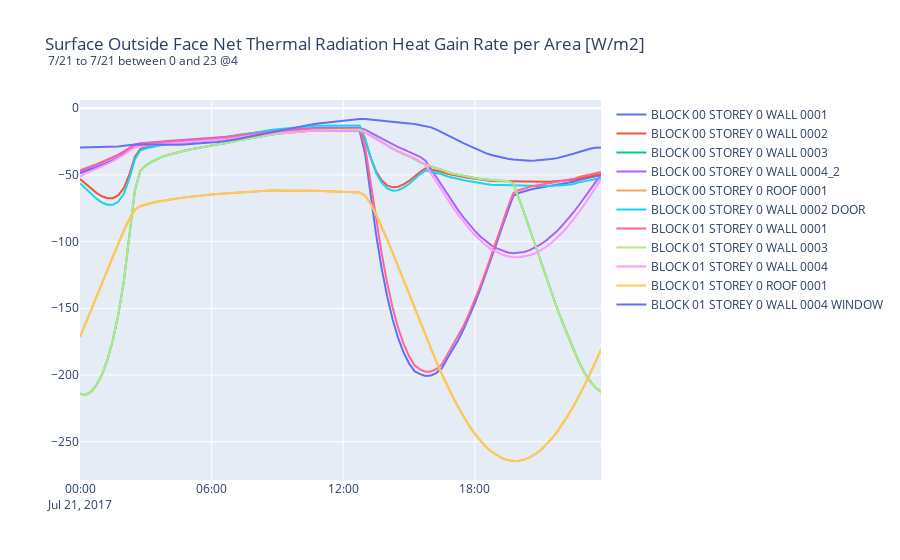

This figure's notebook cell:
### Code cell
ez.sql.get_collection_for_variable(ez.eligible_vars.surf_net_thermal_rad)
ez.sql.create_plot()
